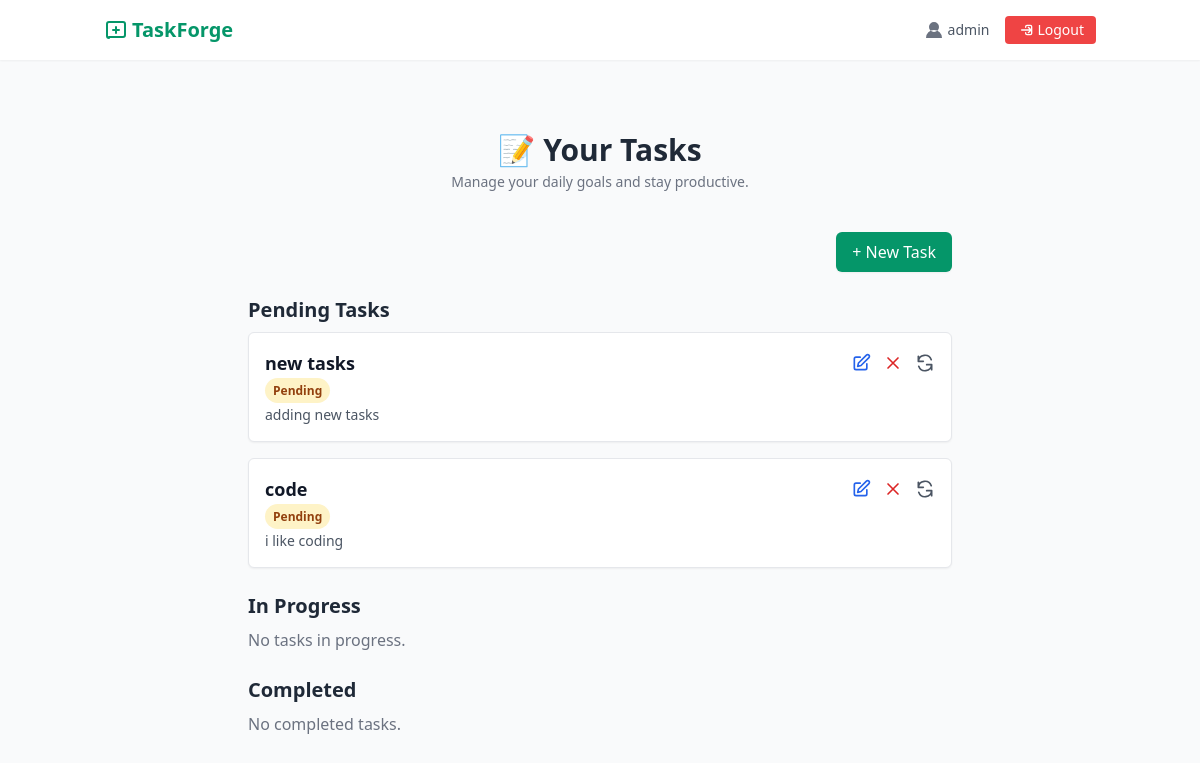
Page /tasks/ (signed in) on the earlier database version.
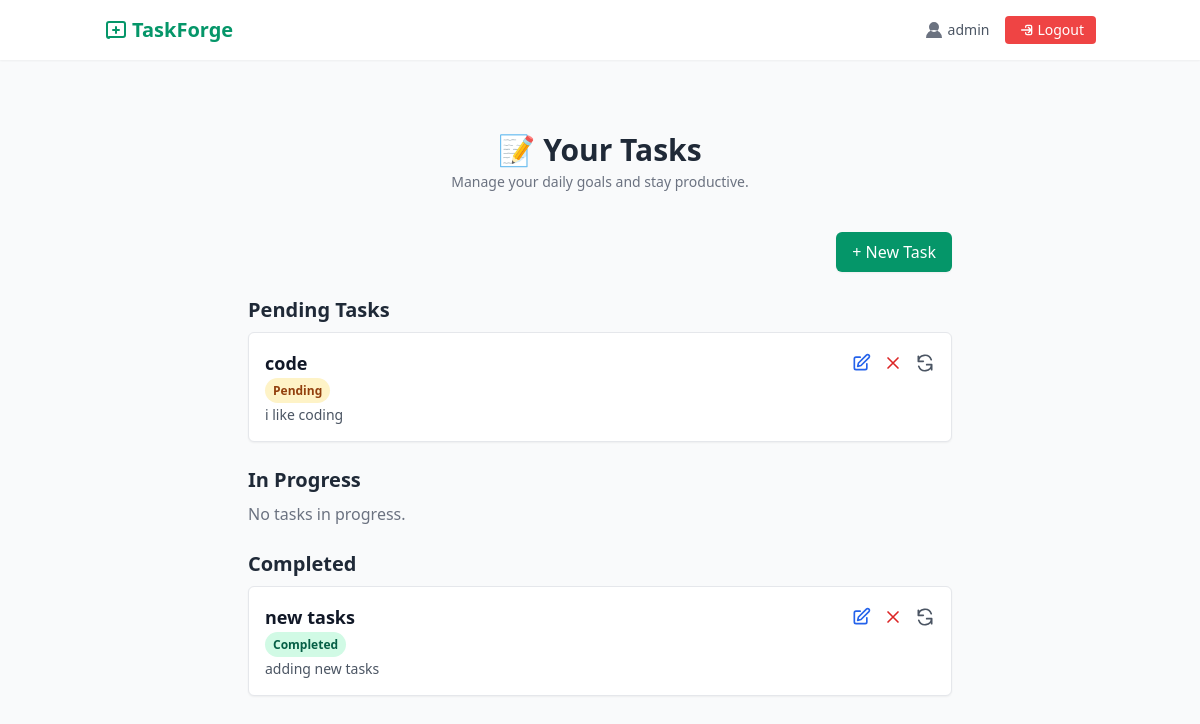
Same page on the later database version.
### tasks/models.py (models this page shows, shortened)
class Task(models.Model):
    STATUS_CHOICES = [
        ('pending', 'Pending'),
        ('progress', 'In Progress'),
        ('completed', 'Completed'),
    ]
    user = models.ForeignKey(User, on_delete=models.CASCADE)
    title = models.CharField(max_length=255)
    description = models.TextField(blank=True)
    status = models.CharField(max_length=20, choices=STATUS_CHOICES, default='pending')
    due_date = models.DateField(null=True, blank=True)
    created_at = models.DateTimeField(auto_now_add=True)

### tasks/views.py (the view)
# urls.py: path('tasks/', task_views.task_list, name='task_list'),
@login_required
def task_list(request):
    pending_tasks = Task.objects.filter(user=request.user, status='pending').order_by('due_date')
    progress_tasks = Task.objects.filter(user=request.user, status='progress').order_by('due_date')
    completed_tasks = Task.objects.filter(user=request.user, status='completed').order_by('-created_at')
    return render(request, 'tasks/task_list.html', {
        'pending_tasks': pending_tasks,
        'progress_tasks': progress_tasks,
        'completed_tasks': completed_tasks
    })

### templates/tasks/task_list.html
{% extends 'tasks/base.html' %}
{% block content %}
<div class="min-h-screen py-12 px-4">
  <div class="max-w-3xl mx-auto">
    <div class="text-center mb-10">
      <h2 class="text-3xl font-bold text-gray-800">📝 Your Tasks</h2>
      <p class="text-sm text-gray-500 mt-1">Manage your daily goals and stay productive.</p>
    </div>
    <div class="flex justify-end mb-6">
      <a href="{% url 'task_create' %}" class="bg-green-600 text-white px-4 py-2 rounded-md hover:bg-green-700 shadow-sm transition">
        + New Task
      </a>
    </div>
    <h2 class="text-xl font-semibold mb-2">Pending Tasks</h2>
    {% if pending_tasks %}
      <ul class="space-y-4 mb-6">
        {% for task in pending_tasks %}
          {% include 'tasks/_task_item.html' with task=task %}
        {% endfor %}
      </ul>
    {% else %}
      <p class="text-gray-500 mb-6">No pending tasks.</p>
    {% endif %}
    <h2 class="text-xl font-semibold mb-2 mt-6">In Progress</h2>
    {% if progress_tasks %}
      <ul class="space-y-4 mb-6">
        {% for task in progress_tasks %}
          {% include 'tasks/_task_item.html' with task=task %}
        {% endfor %}
      </ul>
    {% else %}
      <p class="text-gray-500 mb-6">No tasks in progress.</p>
    {% endif %}
    <h2 class="text-xl font-semibold mb-2 mt-6">Completed</h2>
    {% if completed_tasks %}
      <ul class="space-y-4">
        {% for task in completed_tasks %}
          {% include 'tasks/_task_item.html' with task=task %}
        {% endfor %}
      </ul>
    {% else %}
      <p class="text-gray-500">No completed tasks.</p>
    {% endif %}
  </div>
</div>
{% endblock %}

### templates/tasks/_task_item.html
<li class="bg-white border border-gray-200 rounded-md p-4 shadow-sm hover:shadow-md transition">
  <div class="flex justify-between items-start">
    <div>
      <h3 class="text-lg font-semibold text-gray-900">{{ task.title }}</h3>
      <span class="px-2 py-1 text-xs font-semibold rounded-full
        {% if task.status == 'pending' %} bg-yellow-100 text-yellow-800
        {% elif task.status == 'progress' %} bg-blue-100 text-blue-800
        {% elif task.status == 'completed' %} bg-green-100 text-green-800
        {% endif %}">
        {{ task.get_status_display }}
      </span>
      {% if task.description %}
        <p class="text-sm text-gray-600 mt-1">{{ task.description|truncatechars:100 }}</p>
      {% endif %}
    </div>
    <div class="flex space-x-3 pt-1">
      <a href="{% url 'task_update' task.pk %}" title="Edit" class="text-blue-600 hover:text-blue-800 transition">
        <svg xmlns="http://www.w3.org/2000/svg" class="h-5 w-5" fill="none"
             viewBox="0 0 24 24" stroke="currentColor" stroke-width="2">
          <path stroke-linecap="round" stroke-linejoin="round"
                d="M11 5H6a2 2 0 00-2 2v11a2 2 0 002 2h11a2 2 0 002-2v-5
                   M18.5 2.5a2.121 2.121 0 113 3L12 15l-4 1 1-4 9.5-9.5z" />
        </svg>
      </a>
      <a href="{% url 'task_delete' task.pk %}" title="Delete" class="text-red-600 hover:text-red-800 transition">
        <svg xmlns="http://www.w3.org/2000/svg" class="h-5 w-5" fill="none"
             viewBox="0 0 24 24" stroke="currentColor" stroke-width="2">
          <path stroke-linecap="round" stroke-linejoin="round"
                d="M6 18L18 6M6 6l12 12" />
        </svg>
      </a>
      <a href="{% url 'toggle_status' task.pk %}" title="Toggle Status" class="text-gray-600 hover:text-black transition">
        <svg xmlns="http://www.w3.org/2000/svg" class="h-5 w-5" fill="none"
             viewBox="0 0 24 24" stroke="currentColor" stroke-width="2">
          <path stroke-linecap="round" stroke-linejoin="round"
                d="M4 4v6h6M20 20v-6h-6M4 10a8 8 0 0115.5-2M20 14a8 8 0 01-15.5 2" />
        </svg>
      </a>
    </div>
  </div>
</li>

Differences in the rows shown:
changed Task "new tasks": moves from the list under "Pending Tasks" to the list under "Completed"
Other differences:
text no longer shown: "No completed tasks."
